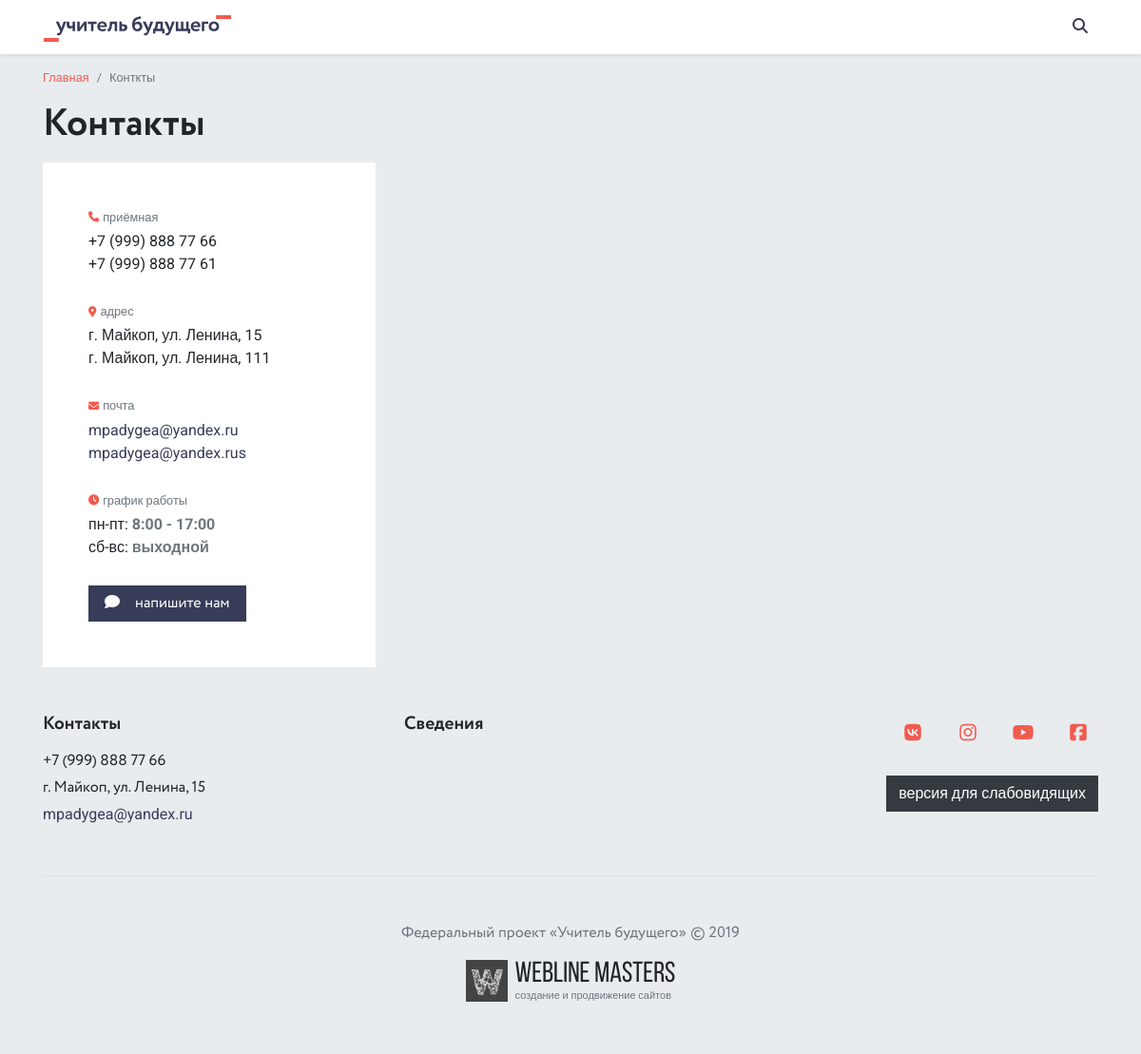
Before: /contacts/ with the older database file.
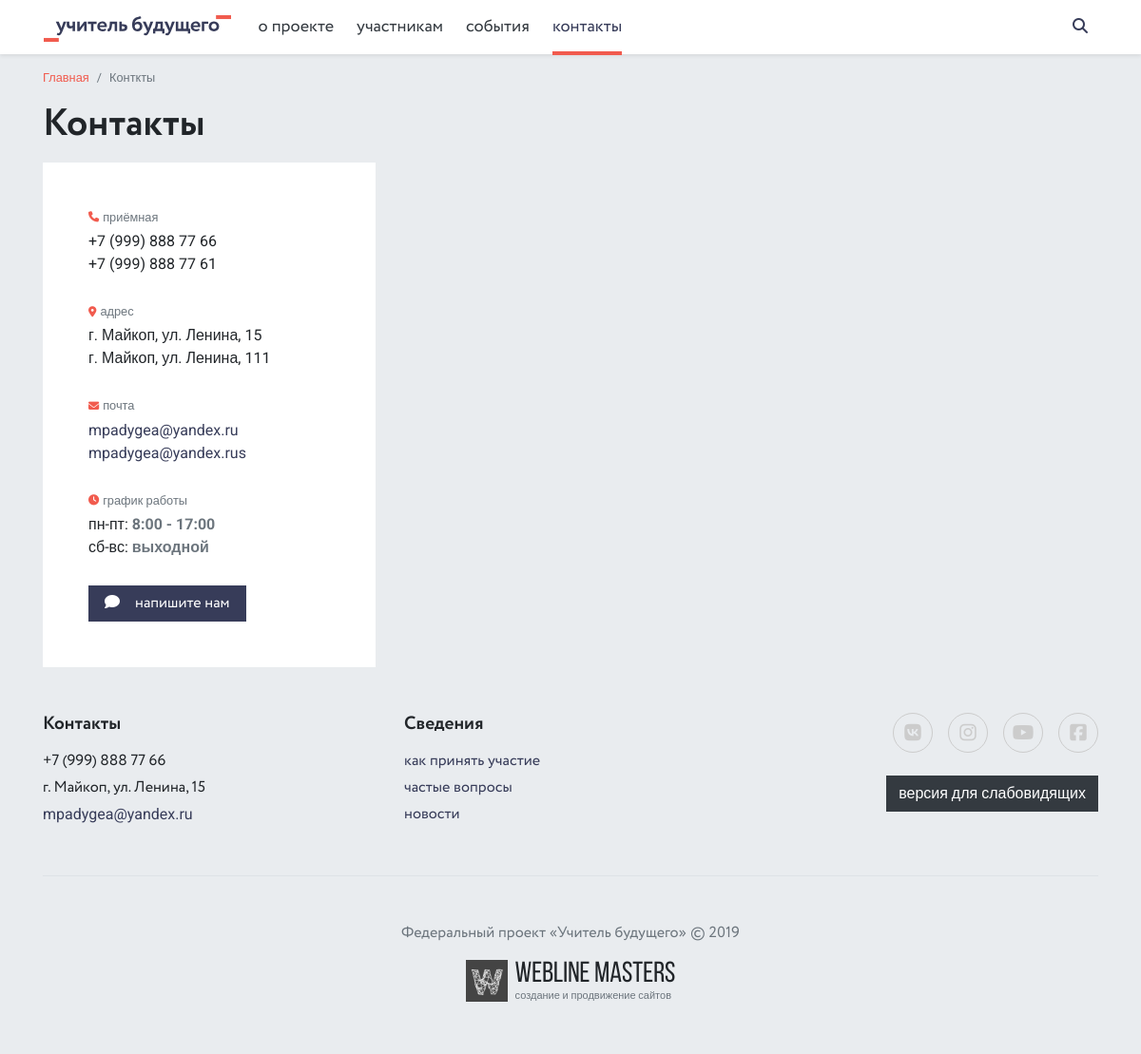
After: the same page with the newer database file.
### contacts/models.py (models this page shows, shortened)
class Phone(models.Model):
    phone = models.CharField(max_length=20, verbose_name='Телефон')
    class Meta:
        verbose_name = 'Телефон'
        verbose_name_plural = 'Телефоны'

class Address(models.Model):
    address = models.CharField(max_length=250, verbose_name='Адрес')
    class Meta:
        verbose_name = 'Адрес'
        verbose_name_plural = 'Адреса'

class Email(models.Model):
    email = models.EmailField(max_length=250, verbose_name='E-mail')
    class Meta:
        verbose_name = 'E-mail'
        verbose_name_plural = 'E-mails'

class Schedule(models.Model):
    days_point = models.CharField(max_length=250, verbose_name='Дни недели')
    time_point = models.CharField(max_length=250, verbose_name='Время работы')
    class Meta:
        verbose_name = 'Пункт'
        verbose_name_plural = 'Режим работы'

class Social(models.Model):
    name = models.CharField(max_length=250, verbose_name='Название социальной сети')
    short_name = models.CharField(max_length=250, verbose_name='Короткое название')
    color = models.CharField(max_length=250, verbose_name='Цвет обрамления')
    link = models.URLField(max_length=250, verbose_name='Ссылка')
    class Meta:
        verbose_name = 'Социальная сеть'
        verbose_name_plural = 'Социальные сети'

### pages/models.py (models this page shows, shortened)
class Page(MPTTModel, SEO, Order):
    ACTION_CHOICES = (
        ('pages', 'Информативная страница'),
        ('home', 'Главная страница'),
        ('albums', 'Фотоотчёты'),
        ('employees', 'Руководство'),
        ('documents', 'Документы'),
        ('news', 'Новости'),
        ('contacts', 'Контакты'),
    )
    title = models.CharField(max_length=250, verbose_name='Название страницы', unique=True)
    body1 = models.TextField(verbose_name='Текст страницы #1', null=True, blank=True)
    body2 = models.TextField(verbose_name='Текст страницы #2', null=True, blank=True)
    body3 = models.TextField(verbose_name='Текст страницы #3', null=True, blank=True)
    is_active = models.BooleanField(default=True, verbose_name='Показывать в меню')
    action = models.CharField(max_length=32, choices=ACTION_CHOICES, verbose_name='Название модуля')
    parent = TreeForeignKey('self', on_delete=models.SET_NULL, related_name='children',
                            verbose_name='Родительская страница', blank=True, null=True)
    slug = models.SlugField(max_length=250, verbose_name='Slug', unique=True)
    in_footer = models.BooleanField(default=False, verbose_name='Показывать в футере')
    @property
    def subpages(self):
        return Page.objects.filter(parent=self, is_active=True)
    @property
    def firstchild(self):
        return Page.objects.filter(parent=self, is_active=True).first()
    @property
    def subpagescount(self):
        sublist = Page.objects.filter(parent=self, is_active=True)
        return len(sublist)
    class Meta:
        verbose_name = 'Страница'
        verbose_name_plural = 'Страницы'

### contacts/views.py (the view)
# urls.py: path('', views.ContactsView.as_view(), name='contacts'),
class ContactsView(View):
    def get(self, request):
        map_code = MapCode.objects.first()
        shedule = Schedule.objects.all()
        phones = Phone.objects.all()
        addresses = Address.objects.all()
        emails = Email.objects.all()
        feedback_form = FeedBackForm()
        contacts_page = Page.objects.filter(is_active=True, action='contacts').first()
        context = {
            'map_code': map_code,
            'shedule': shedule,
            'phones': phones,
            'addresses': addresses,
            'emails': emails,
            'feedback_form': feedback_form,
            'contacts_page': contacts_page,
        }
        lo = 'lo/' if request.session.get('is_lo') else ''
        return render(request, lo + 'contacts/contacts.html', context)

### feedback/forms.py
class FeedBackForm(forms.ModelForm):
    class Meta:
        model = FeedBack
        fields = ('name', 'email', 'text')
        widgets = {
            'name': forms.TextInput(attrs={'class': 'form-control px-0 font-2 inp', 'placeholder': 'Ваше имя'}),
            'email': forms.EmailInput(attrs={'class': 'form-control px-0 font-2 inp', 'placeholder': 'Ваш е-mail для связи'}),
            'text': forms.Textarea(attrs={'class': 'form-control px-0 font-2 inp', 'placeholder': 'Ваше сообщение', 'rows': 5}),
        }

### contacts/models.py (called while the page is built)
    def __str__(self):
        return self.map_code

### core/context_processors.py (called while the page is built)
def context_info(request):
    phone = Phone.objects.first()
    address = Address.objects.first()
    email = Email.objects.first()
    socials = Social.objects.all()
    main_doc_category = DocumentCategory.objects.filter(is_active=True).first()
    pages = Page.objects.filter(is_active=True).exclude(action='home')
    all_docs = DocumentCategory.objects.filter(is_active=True)
    context = {
        'phone': phone,
        'address': address,
        'email': email,
        'socials': socials,
        'main_doc_category': main_doc_category,
        'pages': pages,
        'all_docs': all_docs,
    }
    return context

### templates/contacts/contacts.html (shortened to what this page needs)
{% extends 'base.html' %}
{% block content %}
<main role="main">
    <div class="container">
        <div class="d-flex flex-column flex-md-row justify-content-between align-items-md-center mb-3 mb-md-0">
            <ol class="breadcrumb small">
                <li class="breadcrumb-item"><a href="{% url 'index' %}">Главная</a></li>
                <li class="breadcrumb-item active">Конткты</li>
            </ol>
        </div>
        <h1 class="mt-0">Контакты</h1>
        <div class="row">
            <div class="col-lg-4">
                <div class="bg-white p-4 p-md-5">
                    <p>
                        <span class="small text-muted d-block mb-1">приёмная</span>
                        {% for item in phones %}
                            {{ item.phone }} <br>
                        {% endfor %}
                    </p>
                    <p>
                        <span class="small text-muted d-block mb-1">адрес</span>
                        {% for item in addresses %}
                            {{ item.address }} <br>
                        {% endfor %}
                    </p>
                    <p>
                        <span class="small text-muted d-block mb-1">почта</span>
                        {% for item in emails %}
                        <a href="mailto:{{ item.email }}" class="text-secondary">{{ item.email }}</a><br>
                        {% endfor %}
                    </p>
                    <p>
                        <span class="small text-muted d-block mb-1">график работы</span>
                        {% for item in shedule %}
                        {{ item.days_point }}: <b class="text-muted">{{ item.time_point }}</b><br>
                        {% endfor %}
                    </p>
                    <a href="#" data-toggle="modal" data-target="#Modal" class="btn btn-secondary px-3 font-2"><i class="fas fa-comment mr-3"></i>напишите нам</a>
                </div>
            </div>
            <div class="col-lg-8">
            </div>
        </div>
    </div>
</main>
{% endblock content %}

### templates/__header.html (shortened to what this page needs)
{% load static %}
<nav class="navbar navbar-expand-lg navbar-light bg-white fixed-top shadow-sm">
    <div class="container px-sm-3 position-relative">
        <a class="navbar-brand" href="{% url 'index' %}">
            <img src="{% static 'images/logo-wide.svg' %}" alt="" class="navbar-logo">
        </a>
        <div class="collapse navbar-collapse font-2">
            <ul class="navbar-nav mr-auto">
                {% for page in pages %}
                    {% if not page.parent %}
                        {% if page.subpagescount > 0 %}
                        <li class="nav-item dropdown">
                            <a class="nav-link dropdown-toggle
                            {% for item in page.subpages %}
                            {% endfor %}
                            " href="
                                {% if page.firstchild.action == 'pages' %}
                                    /pages/{{ page.firstchild.slug }}/
                                {% elif page.firstchild.action == 'news' %}
                                    /news/
                                {% elif page.firstchild.action == 'albums' %}
                                    /gallery/
                                {% elif page.firstchild.action == 'documents' %}
                                    {{ main_doc_category.get_absolute_url }}
                                {% elif page.firstchild.action == 'employees' %}
                                    /leadership/
                                {% endif %}
                            " role="button" aria-haspopup="true" aria-expanded="false">
                                {{ page.title }}
                            </a>
                        </li>
                        {% else %}
                        <li class="nav-item">
                            {% if page.action == 'contacts' %}
                            <a class="nav-link {% if 'contacts' in request.path %}active{% endif %}" href="/contacts/">{{ page.title }}</a>
                            {% else %}
                            <a class="nav-link {% if page.slug in request.path %}active{% endif %}" href="/pages/{{ page.slug }}/">{{ page.title }}</a>
                            {% endif %}
                        </li>
                        {% endif %}
                    {% endif %}
                {% endfor %}
            </ul>
        </div>
        <form class="search" action="{% url 'search' %}">
            <div class="search-wrapper">
                <input type="text" name="query" placeholder="найти..." class="search-field">
            </div>
        </form>
    </div>
</nav>

### templates/__footer.html
{% load static %}
<footer class="footer bg-light py-5">
    <div class="container">
        <div class="row">
            <div class="col-lg-4 col-md-6 col-sm-6 mb-4">
                <h2 class="h5 mt-0">Контакты</h2>
                <p class="font-2 mb-1">{{ phone.phone }}</p>
                <p class="font-2 mb-1">{{ address.address }}</p>
                <p><a href="mailto:{{ email.email }}" class="text-secondary">{{ email.email }}</a></p>
            </div>
            <div class="col-lg-4 col-md-6 col-sm-6 mb-4 text-md-right text-lg-left">
                <h2 class="h5 mt-0">Сведения</h2>
                {% for page in pages %}
                    {% if page.parent and page.in_footer %}
                    <a href="
                    {% if page.action == 'pages' %}
                        /pages/{{ page.slug }}/
                    {% elif page.action == 'news' %}
                        /news/
                    {% elif page.action == 'albums' %}
                        /gallery/
                    {% elif page.action == 'documents' %}
                        {{ main_doc_category.get_absolute_url }}
                    {% elif page.action == 'employees' %}
                        /leadership/
                    {% endif %}
                    " class="d-block font-2 mb-1 text-secondary">{{ page.title }}</a>
                    {% endif %}
                {% endfor %}
            </div>
            <div class="col-lg-4 text-lg-right text-sm-center mb-4 mb-sm-5">
                <div class="socials socials-big d-block pb-4">
                    {% for item in socials %}
                    <a href="{{ item.link }}" target="_blank" title="" style="color: {{ item.color }}; border-color: {{ item.color }};"><i class="fab fa-{{ item.short_name }}"></i></a>
                    {% endfor %}
                </div>
                <a class="btn btn-dark" href="{% url 'change_view' %}" role="button">версия для слабовидящих</a>
            </div>
        </div>
        <div class="text-sm-center text-muted font-2 mb-3 pt-4 pt-sm-5 border-top">Федеральный проект «Учитель будущего» © 2019</div>
        <div class="text-sm-center">
            <div class="position-relative d-inline-flex justify-content-center align-items-center devlogo">
                <img src="{% static 'images/devlogo.svg' %}" alt="Webline Masters">
                <div class="ml-2 d-flex align-items-start flex-column">
                    <span>Webline Masters</span>
                    <a href="http://wlms.info" target="_blank" class="stretched-link text-muted" title="Webline Masters">создание и продвижение сайтов</a>
                </div>
            </div>
        </div>
    </div>
</footer>

Changed rows visible on the page:
added Page: title "о проекте"
added Page: title "участникам"
added Page: title "события"
added Page: title "контакты"
added Page: title "как принять участие", shown under "Сведения"
added Page: title "частые вопросы", shown under "Сведения"
added Page: title "новости", shown under "Сведения"
changed Social (number 1 of 4 on the later page): color empty → "#CCC" (drawn)
changed Social (number 2 of 4 on the later page): color empty → "#CCC" (drawn)
changed Social (number 3 of 4 on the later page): color empty → "#CCC" (drawn)
changed Social (number 4 of 4 on the later page): color empty → "#CCC" (drawn)
